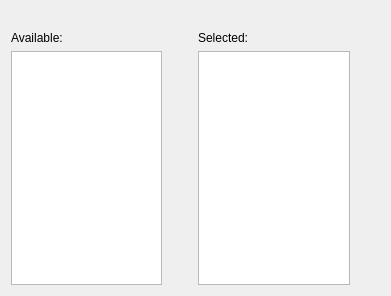
<?xml version="1.0" encoding="UTF-8"?>
<ui version="4.0">
 <class>ToggleList</class>
 <widget class="QWidget" name="ToggleList">
  <property name="geometry">
   <rect>
    <x>0</x>
    <y>0</y>
    <width>391</width>
    <height>296</height>
   </rect>
  </property>
  <layout class="QGridLayout" name="gridLayout">
   <item row="1" column="0">
    <widget class="QLabel" name="label_2">
     <property name="text">
      <string>Available:</string>
     </property>
    </widget>
   </item>
   <item row="1" column="2">
    <widget class="QLabel" name="label_3">
     <property name="text">
      <string>Selected:</string>
     </property>
    </widget>
   </item>
   <item row="2" column="0" rowspan="4">
    <widget class="QListWidget" name="available">
     <property name="alternatingRowColors">
      <bool>true</bool>
     </property>
     <property name="sortingEnabled">
      <bool>true</bool>
     </property>
    </widget>
   </item>
   <item row="2" column="1">
    <spacer name="verticalSpacer">
     <property name="orientation">
      <enum>Qt::Vertical</enum>
     </property>
     <property name="sizeHint" stdset="0">
      <size>
       <width>20</width>
       <height>74</height>
      </size>
     </property>
    </spacer>
   </item>
   <item row="2" column="2" rowspan="4">
    <widget class="QListWidget" name="selected">
     <property name="alternatingRowColors">
      <bool>true</bool>
     </property>
     <property name="sortingEnabled">
      <bool>false</bool>
     </property>
    </widget>
   </item>
   <item row="2" column="3">
    <spacer name="verticalSpacer_3">
     <property name="orientation">
      <enum>Qt::Vertical</enum>
     </property>
     <property name="sizeHint" stdset="0">
      <size>
       <width>20</width>
       <height>89</height>
      </size>
     </property>
    </spacer>
   </item>
   <item row="3" column="1">
    <widget class="QToolButton" name="addButton">
     <property name="autoRaise">
      <bool>true</bool>
     </property>
    </widget>
   </item>
   <item row="3" column="3">
    <widget class="QToolButton" name="upButton">
     <property name="autoRaise">
      <bool>true</bool>
     </property>
    </widget>
   </item>
   <item row="4" column="1">
    <widget class="QToolButton" name="removeButton">
     <property name="autoRaise">
      <bool>true</bool>
     </property>
    </widget>
   </item>
   <item row="4" column="3">
    <widget class="QToolButton" name="downButton">
     <property name="autoRaise">
      <bool>true</bool>
     </property>
    </widget>
   </item>
   <item row="5" column="1">
    <spacer name="verticalSpacer_2">
     <property name="orientation">
      <enum>Qt::Vertical</enum>
     </property>
     <property name="sizeHint" stdset="0">
      <size>
       <width>20</width>
       <height>73</height>
      </size>
     </property>
    </spacer>
   </item>
   <item row="5" column="3">
    <spacer name="verticalSpacer_4">
     <property name="orientation">
      <enum>Qt::Vertical</enum>
     </property>
     <property name="sizeHint" stdset="0">
      <size>
       <width>20</width>
       <height>73</height>
      </size>
     </property>
    </spacer>
   </item>
   <item row="0" column="0" colspan="4">
    <widget class="QLabel" name="label">
     <property name="text">
      <string/>
     </property>
     <property name="wordWrap">
      <bool>true</bool>
     </property>
    </widget>
   </item>
  </layout>
 </widget>
 <tabstops>
  <tabstop>available</tabstop>
  <tabstop>addButton</tabstop>
  <tabstop>removeButton</tabstop>
  <tabstop>selected</tabstop>
  <tabstop>upButton</tabstop>
  <tabstop>downButton</tabstop>
 </tabstops>
 <resources/>
 <connections/>
</ui>
